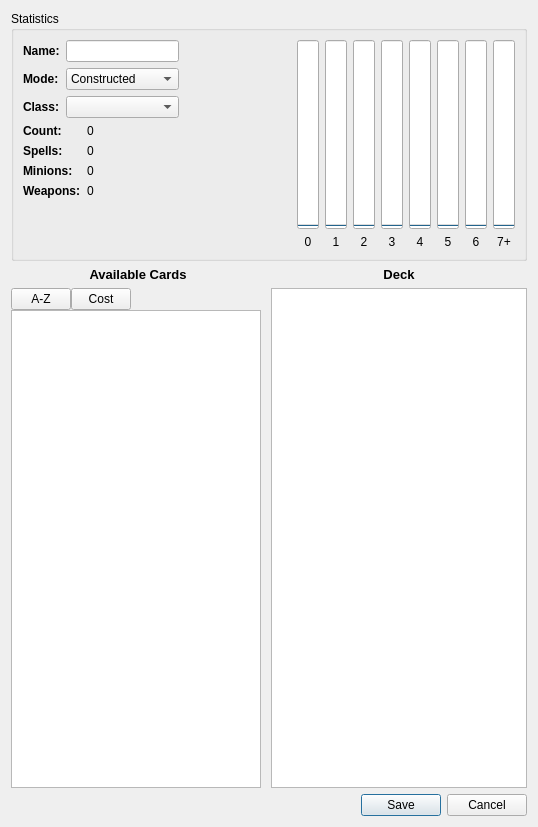
<?xml version="1.0" encoding="UTF-8"?>
<ui version="4.0">
 <class>NewDeckDialog</class>
 <widget class="QDialog" name="NewDeckDialog">
  <property name="geometry">
   <rect>
    <x>0</x>
    <y>0</y>
    <width>538</width>
    <height>774</height>
   </rect>
  </property>
  <property name="windowTitle">
   <string>Add New Deck</string>
  </property>
  <layout class="QVBoxLayout" name="verticalLayout_3">
   <item>
    <widget class="QGroupBox" name="groupBox">
     <property name="minimumSize">
      <size>
       <width>0</width>
       <height>250</height>
      </size>
     </property>
     <property name="title">
      <string>Statistics</string>
     </property>
     <layout class="QHBoxLayout" name="horizontalLayout">
      <item>
       <layout class="QVBoxLayout" name="verticalLayout_2">
        <item>
         <layout class="QGridLayout" name="gridLayout_4">
          <item row="0" column="1">
           <widget class="QLineEdit" name="lineEditName">
            <property name="maximumSize">
             <size>
              <width>150</width>
              <height>16777215</height>
             </size>
            </property>
           </widget>
          </item>
          <item row="2" column="0">
           <widget class="QLabel" name="label">
            <property name="text">
             <string>&lt;html&gt;&lt;head/&gt;&lt;body&gt;&lt;p&gt;&lt;span style=&quot; font-weight:600;&quot;&gt;Class:&lt;/span&gt;&lt;/p&gt;&lt;/body&gt;&lt;/html&gt;</string>
            </property>
           </widget>
          </item>
          <item row="1" column="1">
           <widget class="QComboBox" name="comboBoxMode">
            <item>
             <property name="text">
              <string>Constructed</string>
             </property>
            </item>
            <item>
             <property name="text">
              <string>Arena</string>
             </property>
            </item>
           </widget>
          </item>
          <item row="1" column="0">
           <widget class="QLabel" name="label_8">
            <property name="text">
             <string>&lt;html&gt;&lt;head/&gt;&lt;body&gt;&lt;p&gt;&lt;span style=&quot; font-weight:600;&quot;&gt;Mode:&lt;/span&gt;&lt;/p&gt;&lt;/body&gt;&lt;/html&gt;</string>
            </property>
           </widget>
          </item>
          <item row="2" column="1">
           <widget class="QComboBox" name="comboBoxHeroClass"/>
          </item>
          <item row="0" column="0">
           <widget class="QLabel" name="label_17">
            <property name="text">
             <string>&lt;html&gt;&lt;head/&gt;&lt;body&gt;&lt;p&gt;&lt;span style=&quot; font-weight:600;&quot;&gt;Name:&lt;/span&gt;&lt;/p&gt;&lt;/body&gt;&lt;/html&gt;</string>
            </property>
           </widget>
          </item>
          <item row="0" column="2">
           <spacer name="horizontalSpacer_2">
            <property name="orientation">
             <enum>Qt::Horizontal</enum>
            </property>
            <property name="sizeHint" stdset="0">
             <size>
              <width>40</width>
              <height>20</height>
             </size>
            </property>
           </spacer>
          </item>
         </layout>
        </item>
        <item>
         <layout class="QGridLayout" name="gridLayout" columnstretch="0,1">
          <item row="3" column="1">
           <widget class="QLabel" name="labelWeapons">
            <property name="text">
             <string>0</string>
            </property>
           </widget>
          </item>
          <item row="2" column="1">
           <widget class="QLabel" name="labelMinions">
            <property name="text">
             <string>0</string>
            </property>
           </widget>
          </item>
          <item row="3" column="0">
           <widget class="QLabel" name="label_5">
            <property name="text">
             <string>&lt;html&gt;&lt;head/&gt;&lt;body&gt;&lt;p&gt;&lt;span style=&quot; font-weight:600;&quot;&gt;Weapons:&lt;/span&gt;&lt;/p&gt;&lt;/body&gt;&lt;/html&gt;</string>
            </property>
           </widget>
          </item>
          <item row="0" column="0">
           <widget class="QLabel" name="label_2">
            <property name="text">
             <string>&lt;html&gt;&lt;head/&gt;&lt;body&gt;&lt;p&gt;&lt;span style=&quot; font-weight:600;&quot;&gt;Count:&lt;/span&gt;&lt;/p&gt;&lt;/body&gt;&lt;/html&gt;</string>
            </property>
           </widget>
          </item>
          <item row="2" column="0">
           <widget class="QLabel" name="label_4">
            <property name="text">
             <string>&lt;html&gt;&lt;head/&gt;&lt;body&gt;&lt;p&gt;&lt;span style=&quot; font-weight:600;&quot;&gt;Minions:&lt;/span&gt;&lt;/p&gt;&lt;/body&gt;&lt;/html&gt;</string>
            </property>
           </widget>
          </item>
          <item row="1" column="0">
           <widget class="QLabel" name="label_3">
            <property name="text">
             <string>&lt;html&gt;&lt;head/&gt;&lt;body&gt;&lt;p&gt;&lt;span style=&quot; font-weight:600;&quot;&gt;Spells:&lt;/span&gt;&lt;/p&gt;&lt;/body&gt;&lt;/html&gt;</string>
            </property>
           </widget>
          </item>
          <item row="1" column="1">
           <widget class="QLabel" name="labelSpells">
            <property name="text">
             <string>0</string>
            </property>
           </widget>
          </item>
          <item row="0" column="1">
           <widget class="QLabel" name="labelCount">
            <property name="text">
             <string>0</string>
            </property>
           </widget>
          </item>
         </layout>
        </item>
        <item>
         <spacer name="verticalSpacer_2">
          <property name="orientation">
           <enum>Qt::Vertical</enum>
          </property>
          <property name="sizeHint" stdset="0">
           <size>
            <width>237</width>
            <height>13</height>
           </size>
          </property>
         </spacer>
        </item>
       </layout>
      </item>
      <item>
       <layout class="QGridLayout" name="gridLayout_2">
        <item row="0" column="5">
         <widget class="QProgressBar" name="progressBar5">
          <property name="maximum">
           <number>50</number>
          </property>
          <property name="value">
           <number>0</number>
          </property>
          <property name="orientation">
           <enum>Qt::Vertical</enum>
          </property>
         </widget>
        </item>
        <item row="0" column="6">
         <widget class="QProgressBar" name="progressBar6">
          <property name="maximum">
           <number>50</number>
          </property>
          <property name="value">
           <number>0</number>
          </property>
          <property name="orientation">
           <enum>Qt::Vertical</enum>
          </property>
         </widget>
        </item>
        <item row="0" column="4">
         <widget class="QProgressBar" name="progressBar4">
          <property name="maximum">
           <number>50</number>
          </property>
          <property name="value">
           <number>0</number>
          </property>
          <property name="orientation">
           <enum>Qt::Vertical</enum>
          </property>
         </widget>
        </item>
        <item row="0" column="2">
         <widget class="QProgressBar" name="progressBar2">
          <property name="maximum">
           <number>50</number>
          </property>
          <property name="value">
           <number>0</number>
          </property>
          <property name="orientation">
           <enum>Qt::Vertical</enum>
          </property>
         </widget>
        </item>
        <item row="0" column="0">
         <widget class="QProgressBar" name="progressBar0">
          <property name="maximum">
           <number>50</number>
          </property>
          <property name="value">
           <number>0</number>
          </property>
          <property name="orientation">
           <enum>Qt::Vertical</enum>
          </property>
         </widget>
        </item>
        <item row="0" column="1">
         <widget class="QProgressBar" name="progressBar1">
          <property name="maximum">
           <number>50</number>
          </property>
          <property name="value">
           <number>0</number>
          </property>
          <property name="orientation">
           <enum>Qt::Vertical</enum>
          </property>
         </widget>
        </item>
        <item row="0" column="3">
         <widget class="QProgressBar" name="progressBar3">
          <property name="maximum">
           <number>50</number>
          </property>
          <property name="value">
           <number>0</number>
          </property>
          <property name="orientation">
           <enum>Qt::Vertical</enum>
          </property>
         </widget>
        </item>
        <item row="0" column="7">
         <widget class="QProgressBar" name="progressBar7">
          <property name="maximum">
           <number>50</number>
          </property>
          <property name="value">
           <number>0</number>
          </property>
          <property name="textVisible">
           <bool>true</bool>
          </property>
          <property name="orientation">
           <enum>Qt::Vertical</enum>
          </property>
         </widget>
        </item>
        <item row="1" column="1">
         <widget class="QLabel" name="label_10">
          <property name="text">
           <string>1</string>
          </property>
          <property name="alignment">
           <set>Qt::AlignCenter</set>
          </property>
         </widget>
        </item>
        <item row="1" column="0">
         <widget class="QLabel" name="label_9">
          <property name="text">
           <string>0</string>
          </property>
          <property name="alignment">
           <set>Qt::AlignCenter</set>
          </property>
         </widget>
        </item>
        <item row="1" column="2">
         <widget class="QLabel" name="label_11">
          <property name="text">
           <string>2</string>
          </property>
          <property name="alignment">
           <set>Qt::AlignCenter</set>
          </property>
         </widget>
        </item>
        <item row="1" column="3">
         <widget class="QLabel" name="label_12">
          <property name="text">
           <string>3</string>
          </property>
          <property name="alignment">
           <set>Qt::AlignCenter</set>
          </property>
         </widget>
        </item>
        <item row="1" column="4">
         <widget class="QLabel" name="label_13">
          <property name="text">
           <string>4</string>
          </property>
          <property name="alignment">
           <set>Qt::AlignCenter</set>
          </property>
         </widget>
        </item>
        <item row="1" column="6">
         <widget class="QLabel" name="label_15">
          <property name="text">
           <string>6</string>
          </property>
          <property name="alignment">
           <set>Qt::AlignCenter</set>
          </property>
         </widget>
        </item>
        <item row="1" column="7">
         <widget class="QLabel" name="label_16">
          <property name="text">
           <string>7+</string>
          </property>
          <property name="alignment">
           <set>Qt::AlignCenter</set>
          </property>
         </widget>
        </item>
        <item row="1" column="5">
         <widget class="QLabel" name="label_14">
          <property name="text">
           <string>5</string>
          </property>
          <property name="alignment">
           <set>Qt::AlignCenter</set>
          </property>
         </widget>
        </item>
       </layout>
      </item>
     </layout>
    </widget>
   </item>
   <item>
    <layout class="QGridLayout" name="gridLayout_3">
     <item row="0" column="0">
      <widget class="QLabel" name="label_6">
       <property name="text">
        <string>&lt;html&gt;&lt;head/&gt;&lt;body&gt;&lt;p align=&quot;center&quot;&gt;&lt;span style=&quot; font-size:10pt; font-weight:600;&quot;&gt;Available Cards&lt;/span&gt;&lt;/p&gt;&lt;/body&gt;&lt;/html&gt;</string>
       </property>
      </widget>
     </item>
     <item row="1" column="0">
      <layout class="QVBoxLayout" name="verticalLayout">
       <property name="spacing">
        <number>0</number>
       </property>
       <item>
        <layout class="QHBoxLayout" name="horizontalLayout_3">
         <item>
          <widget class="QPushButton" name="pushButtonSortAz">
           <property name="minimumSize">
            <size>
             <width>60</width>
             <height>0</height>
            </size>
           </property>
           <property name="maximumSize">
            <size>
             <width>60</width>
             <height>16777215</height>
            </size>
           </property>
           <property name="text">
            <string>A-Z</string>
           </property>
           <property name="checkable">
            <bool>true</bool>
           </property>
          </widget>
         </item>
         <item>
          <widget class="QPushButton" name="pushButtonSortCost">
           <property name="minimumSize">
            <size>
             <width>60</width>
             <height>0</height>
            </size>
           </property>
           <property name="maximumSize">
            <size>
             <width>60</width>
             <height>16777215</height>
            </size>
           </property>
           <property name="text">
            <string>Cost</string>
           </property>
           <property name="checkable">
            <bool>true</bool>
           </property>
          </widget>
         </item>
         <item>
          <spacer name="horizontalSpacer">
           <property name="orientation">
            <enum>Qt::Horizontal</enum>
           </property>
           <property name="sizeHint" stdset="0">
            <size>
             <width>20</width>
             <height>20</height>
            </size>
           </property>
          </spacer>
         </item>
        </layout>
       </item>
       <item>
        <widget class="QListWidget" name="listWidgetCards">
         <property name="minimumSize">
          <size>
           <width>250</width>
           <height>400</height>
          </size>
         </property>
         <property name="maximumSize">
          <size>
           <width>250</width>
           <height>16777215</height>
          </size>
         </property>
         <property name="sortingEnabled">
          <bool>false</bool>
         </property>
        </widget>
       </item>
      </layout>
     </item>
     <item row="0" column="1">
      <widget class="QLabel" name="label_7">
       <property name="text">
        <string>&lt;html&gt;&lt;head/&gt;&lt;body&gt;&lt;p align=&quot;center&quot;&gt;&lt;span style=&quot; font-size:10pt; font-weight:600;&quot;&gt;Deck&lt;/span&gt;&lt;/p&gt;&lt;/body&gt;&lt;/html&gt;</string>
       </property>
      </widget>
     </item>
     <item row="1" column="1">
      <widget class="QListWidget" name="listWidgetDeck">
       <property name="minimumSize">
        <size>
         <width>250</width>
         <height>500</height>
        </size>
       </property>
      </widget>
     </item>
    </layout>
   </item>
   <item>
    <spacer name="verticalSpacer">
     <property name="orientation">
      <enum>Qt::Vertical</enum>
     </property>
     <property name="sizeHint" stdset="0">
      <size>
       <width>20</width>
       <height>40</height>
      </size>
     </property>
    </spacer>
   </item>
   <item>
    <widget class="QDialogButtonBox" name="buttonBox">
     <property name="orientation">
      <enum>Qt::Horizontal</enum>
     </property>
     <property name="standardButtons">
      <set>QDialogButtonBox::Cancel|QDialogButtonBox::Save</set>
     </property>
    </widget>
   </item>
  </layout>
 </widget>
 <resources/>
 <connections>
  <connection>
   <sender>buttonBox</sender>
   <signal>accepted()</signal>
   <receiver>NewDeckDialog</receiver>
   <slot>accept()</slot>
   <hints>
    <hint type="sourcelabel">
     <x>248</x>
     <y>254</y>
    </hint>
    <hint type="destinationlabel">
     <x>157</x>
     <y>274</y>
    </hint>
   </hints>
  </connection>
  <connection>
   <sender>buttonBox</sender>
   <signal>rejected()</signal>
   <receiver>NewDeckDialog</receiver>
   <slot>reject()</slot>
   <hints>
    <hint type="sourcelabel">
     <x>316</x>
     <y>260</y>
    </hint>
    <hint type="destinationlabel">
     <x>286</x>
     <y>274</y>
    </hint>
   </hints>
  </connection>
 </connections>
</ui>
